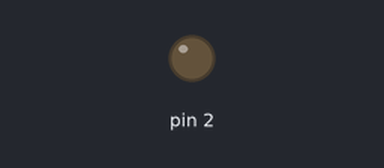
This sketch was run on a simulated Arduino Uno, built with avr-gcc and run on an emulated ATmega328P. Parts: output pins drawn as LEDs (lit = HIGH).

Above: at 1.0 s.
At 3.0 s:
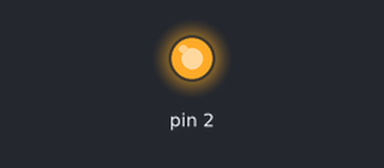
Timing chart, 0 to 5.2 s (numbered marks = the images above):
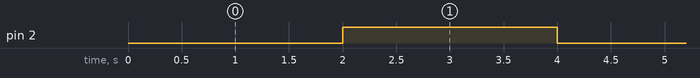

The sketch:

teste_rele.ino
```cpp
bool x;

void setup() {
  // put your setup code here, to run once:
  pinMode(2,OUTPUT);
}

void loop() {
  // put your main code here, to run repeatedly:
  digitalWrite(2,x);
  delay(2000);
  x = !x;
}
```

Measured:
- by itself, pin 2: alternates HIGH for 2.0 s and LOW for 2.0 s
